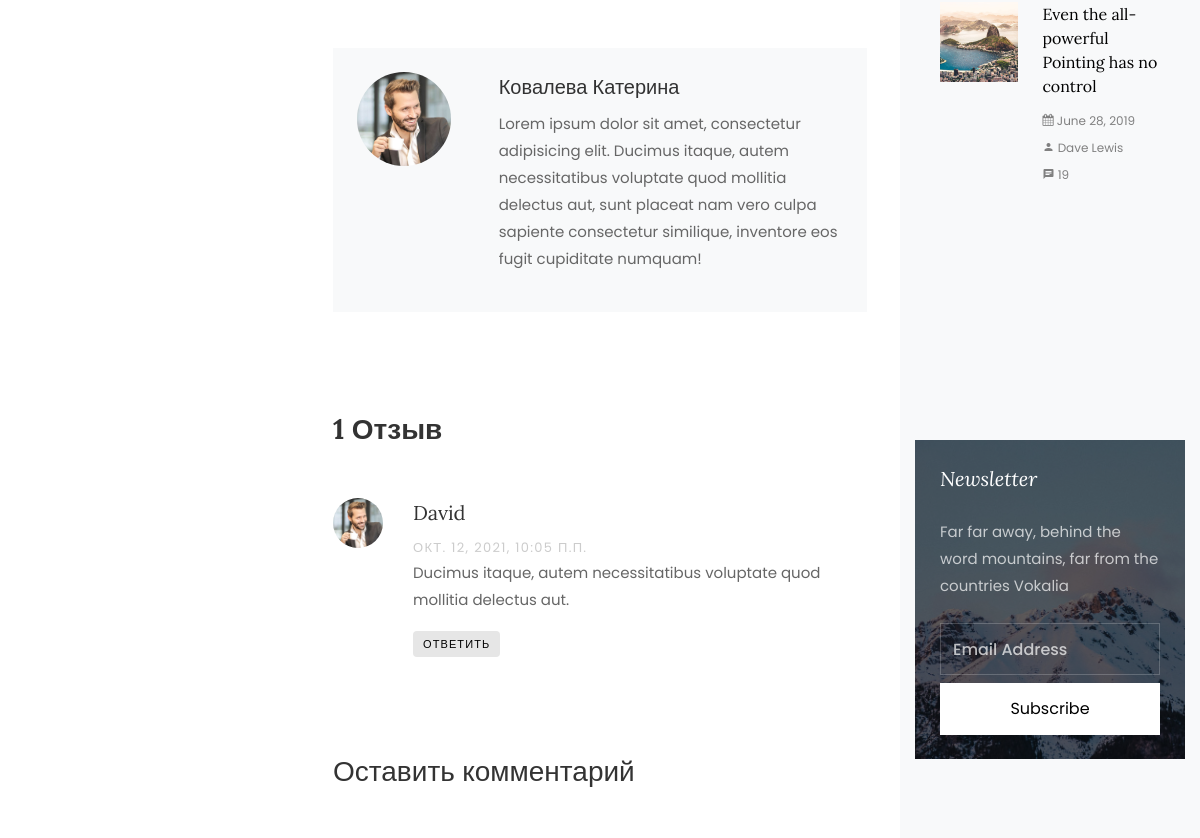
Page /vyshivka-biserom-osnovy-i-tehnika/ (middle part) on the earlier database version.
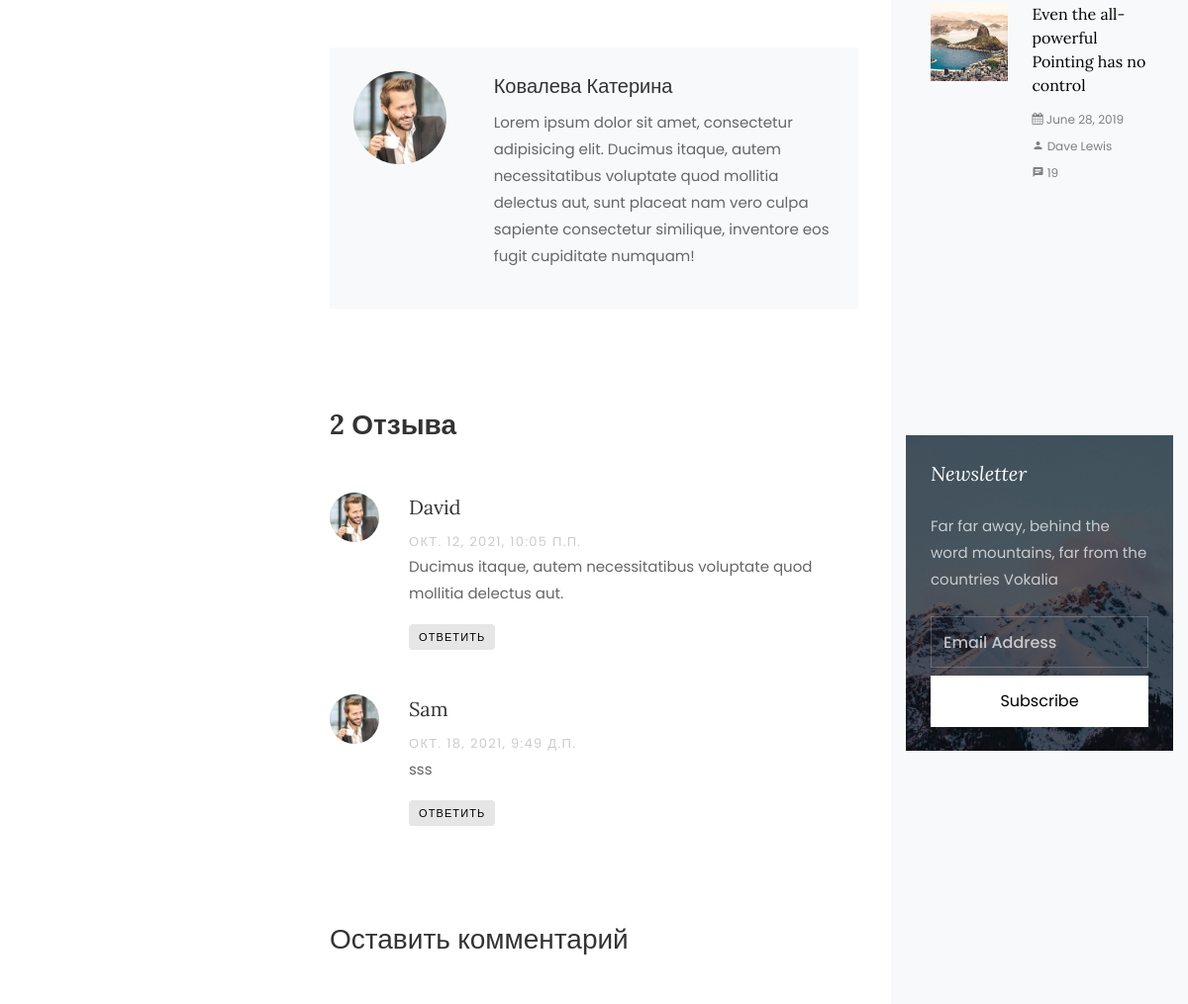
Same page on the later database version.
### blog_app/models.py (models this page shows, shortened)
class Reviews(models.Model):
    email = models.EmailField()
    name = models.CharField(verbose_name='Имя', max_length=110)
    text = models.TextField(verbose_name='Сообщение', max_length=5000)
    created_at = models.DateTimeField(auto_now_add=True, verbose_name='Дата публикации отзыва', )
    parent = models.ForeignKey(
        'self', verbose_name='Родитель', on_delete=models.SET_NULL, blank=True, null=True
    )
    article = models.ForeignKey(Article, verbose_name='статья', on_delete=models.CASCADE)
    class Meta:
        verbose_name = 'Отзыв'
        verbose_name_plural = 'Отзывы'

### blog_app/views.py (the view)
# urls.py: path('<slug:slug>/', views.ArticleDetailView.as_view(), name="article_detail"),
class ArticleDetailView(DetailView):
    model = Article
    slug_field = 'slug'
    template_name = 'blog_detail.html'

### blog_app/models.py (called while the page is built)
    def get_absolute_url(self):
        return reverse('article_category_list', kwargs={'slug': self.slug})

    def get_review(self):
        return self.reviews_set.filter(parent__isnull=True) # вернет только родительские отзывы статьи

### blog_app/templatetags/article_tag.py (called while the page is built)
@register.simple_tag()
def get_categories():
    return Category.objects.all()

### templates/blog_detail.html (shortened to what this page needs)
{% extends 'partials/base.html' %}
{% block content %}
    <div class="col-lg-8 px-md-5 py-5">
        <div class="row pt-md-4">
            <div class="about-author d-flex p-4 bg-light">
                <div class="bio mr-5">
                    <img src="/static/images/person_1.jpg" alt="Image placeholder" class="img-fluid mb-4">
                </div>
                <div class="desc">
                    <h3>{{ article.author }}</h3>
                    <p>Lorem ipsum dolor sit amet, consectetur adipisicing elit. Ducimus itaque, autem necessitatibus
                        voluptate quod mollitia delectus aut, sunt placeat nam vero culpa sapiente consectetur
                        similique, inventore eos fugit cupiditate numquam!</p>
                </div>
            </div>
            <div class="pt-5 mt-5">
                {% with article.reviews_set.count as comments %}
                    {% if comments == 1 %}
                        <h3 class="mb-5 font-weight-bold">{{ comments }} Отзыв</h3>
                    {% elif comments <= 4 %}
                        <h3 class="mb-5 font-weight-bold">{{ comments }} Отзыва</h3>
                    {% else %}
                        <h3 class="mb-5 font-weight-bold">{{ comments }} Отзывов</h3>
                    {% endif %}
                {% endwith %}
                {% for review in article.get_review %}
                    <ul class="comment-list">
                        <li class="comment">
                            <div class="vcard bio">
                                <img src="/static/images/person_1.jpg" alt="Image placeholder">
                            </div>
                            <div class="comment-body">
                                <h3>{{ review.name }}</h3>
                                <div class="meta">{{ review.created_at }}</div>
                                <p>{{ review.text }}</p>
                                <p><a href="#formReview" class="reply"
                                      onclick="addReview('{{ review.name }}', '{{ review.id }}')">Ответить</a></p>
                            </div>
                        </li>
                    </ul>
                {% empty %}
                    <p>Нет отзывов</p>
                {% endfor %}
                <div class="comment-form-wrap pt-5">
                    <h3 class="mb-5">Оставить комментарий</h3>
                </div>
            </div>
        </div>
    </div>
{% endblock %}

Differences in the rows shown:
added Reviews: name "Sam", created_at "ОКТ. 18, 2021, 9:49 Д.П.", text "sss"
Other differences:
{{ comments }}: (not shown) → "2"
{{ comments }}: "1" → (not shown)
text no longer shown: "Отзыв"
text now shown: "Отзыва"
